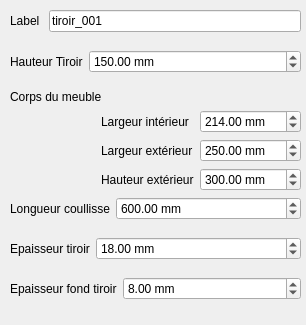
<?xml version="1.0" encoding="UTF-8"?>
<ui version="4.0">
 <class>BlockPanel</class>
 <widget class="QDialog" name="BlockPanel">
  <property name="geometry">
   <rect>
    <x>0</x>
    <y>0</y>
    <width>306</width>
    <height>325</height>
   </rect>
  </property>
  <property name="minimumSize">
   <size>
    <width>0</width>
    <height>325</height>
   </size>
  </property>
  <property name="windowTitle">
   <string>Dialog</string>
  </property>
  <widget class="QWidget" name="gridLayoutWidget">
   <property name="geometry">
    <rect>
     <x>10</x>
     <y>10</y>
     <width>291</width>
     <height>301</height>
    </rect>
   </property>
   <layout class="QGridLayout" name="gridLayout">
    <item row="1" column="0">
     <layout class="QFormLayout" name="labelForm">
      <item row="0" column="1">
       <widget class="QLineEdit" name="label_edit">
        <property name="text">
         <string>tiroir_001</string>
        </property>
       </widget>
      </item>
      <item row="0" column="0">
       <widget class="QLabel" name="label_label">
        <property name="text">
         <string>Label </string>
        </property>
       </widget>
      </item>
     </layout>
    </item>
    <item row="6" column="0">
     <layout class="QFormLayout" name="panelTiroirBottomThicknessForm">
      <item row="0" column="1">
       <widget class="QDoubleSpinBox" name="tiroir_bottom_thickness">
        <property name="suffix">
         <string> mm</string>
        </property>
        <property name="maximum">
         <double>199.990000000000009</double>
        </property>
        <property name="value">
         <double>8.000000000000000</double>
        </property>
       </widget>
      </item>
      <item row="0" column="0">
       <widget class="QLabel" name="tiroir_bottom_thickness_label">
        <property name="text">
         <string>Epaisseur fond tiroir</string>
        </property>
       </widget>
      </item>
     </layout>
    </item>
    <item row="3" column="0">
     <layout class="QGridLayout" name="boxLayout">
      <item row="2" column="0">
       <widget class="QLabel" name="box">
        <property name="text">
         <string>Corps du meuble</string>
        </property>
       </widget>
      </item>
      <item row="3" column="0">
       <layout class="QGridLayout" name="gridLayout_4">
        <item row="0" column="0">
         <spacer name="horizontalSpacer">
          <property name="orientation">
           <enum>Qt::Horizontal</enum>
          </property>
          <property name="sizeHint" stdset="0">
           <size>
            <width>40</width>
            <height>20</height>
           </size>
          </property>
         </spacer>
        </item>
        <item row="0" column="1">
         <layout class="QFormLayout" name="formLayout">
          <item row="1" column="0">
           <widget class="QLabel" name="inside_width_label">
            <property name="text">
             <string>Largeur intérieur</string>
            </property>
           </widget>
          </item>
          <item row="1" column="1">
           <widget class="QDoubleSpinBox" name="inside_width">
            <property name="suffix">
             <string> mm</string>
            </property>
            <property name="maximum">
             <double>99999.000000000000000</double>
            </property>
            <property name="value">
             <double>214.000000000000000</double>
            </property>
           </widget>
          </item>
          <item row="2" column="0">
           <widget class="QLabel" name="outside_width_label">
            <property name="text">
             <string>Largeur extérieur</string>
            </property>
           </widget>
          </item>
          <item row="2" column="1">
           <widget class="QDoubleSpinBox" name="outside_width">
            <property name="suffix">
             <string> mm</string>
            </property>
            <property name="maximum">
             <double>99999.000000000000000</double>
            </property>
            <property name="value">
             <double>250.000000000000000</double>
            </property>
           </widget>
          </item>
          <item row="3" column="0">
           <widget class="QLabel" name="outside_height_label">
            <property name="text">
             <string>Hauteur extérieur</string>
            </property>
           </widget>
          </item>
          <item row="3" column="1">
           <widget class="QDoubleSpinBox" name="outside_height">
            <property name="suffix">
             <string> mm</string>
            </property>
            <property name="maximum">
             <double>99999.000000000000000</double>
            </property>
            <property name="value">
             <double>300.000000000000000</double>
            </property>
           </widget>
          </item>
         </layout>
        </item>
       </layout>
      </item>
     </layout>
    </item>
    <item row="5" column="0">
     <layout class="QFormLayout" name="panelTiroirThicknessForm">
      <item row="0" column="1">
       <widget class="QDoubleSpinBox" name="tiroir_thickness">
        <property name="suffix">
         <string> mm</string>
        </property>
        <property name="maximum">
         <double>199.990000000000009</double>
        </property>
        <property name="value">
         <double>18.000000000000000</double>
        </property>
       </widget>
      </item>
      <item row="0" column="0">
       <widget class="QLabel" name="tiroir_thickness_label">
        <property name="text">
         <string>Epaisseur tiroir</string>
        </property>
       </widget>
      </item>
     </layout>
    </item>
    <item row="2" column="0">
     <layout class="QFormLayout" name="panelTiroirHeightForm">
      <item row="0" column="1">
       <widget class="QDoubleSpinBox" name="tiroir_height">
        <property name="suffix">
         <string> mm</string>
        </property>
        <property name="maximum">
         <double>99999.000000000000000</double>
        </property>
        <property name="value">
         <double>150.000000000000000</double>
        </property>
       </widget>
      </item>
      <item row="0" column="0">
       <widget class="QLabel" name="tiroir_height_label">
        <property name="text">
         <string>Hauteur Tiroir</string>
        </property>
       </widget>
      </item>
     </layout>
    </item>
    <item row="4" column="0">
     <layout class="QFormLayout" name="panelSlideLenghtForm">
      <item row="0" column="0">
       <widget class="QLabel" name="slide_lenght_label">
        <property name="text">
         <string>Longueur coullisse</string>
        </property>
       </widget>
      </item>
      <item row="0" column="1">
       <widget class="QDoubleSpinBox" name="slide_lenght">
        <property name="suffix">
         <string> mm</string>
        </property>
        <property name="maximum">
         <double>99999.000000000000000</double>
        </property>
        <property name="value">
         <double>600.000000000000000</double>
        </property>
       </widget>
      </item>
     </layout>
    </item>
   </layout>
  </widget>
 </widget>
 <resources/>
 <connections/>
</ui>
